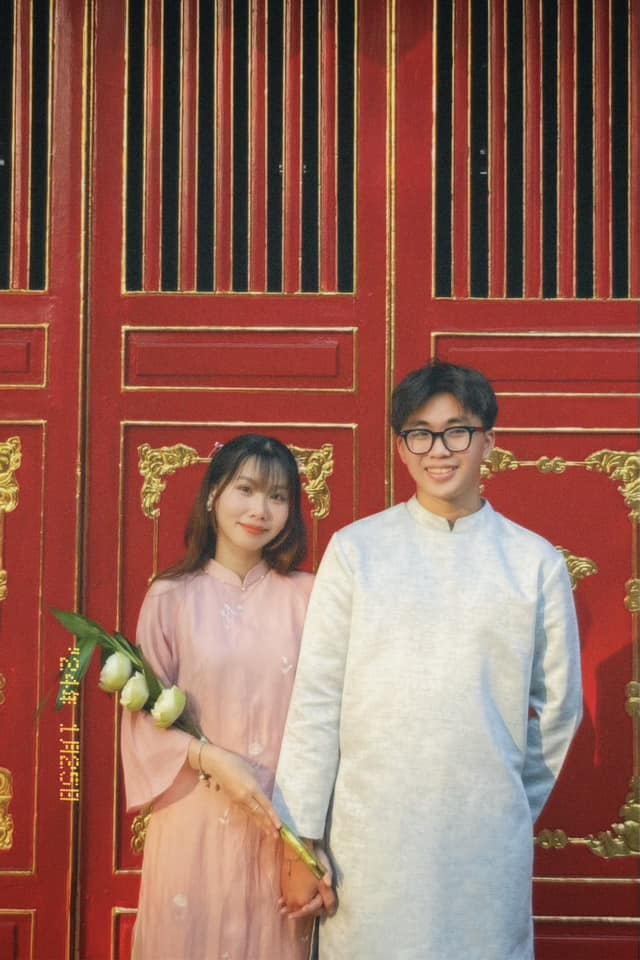
#> input picture face_detection.jpg, 640 x 960 px
$ python facedetection_sift.py
#> lines starting #> are read from the running program, lines starting #| are printed output that depends on the picture
import numpy as np
import cv2 as cv
import matplotlib.pyplot as plt

# Load images
img1 = cv.imread('face_detection.jpg', cv.IMREAD_GRAYSCALE)  # queryImage
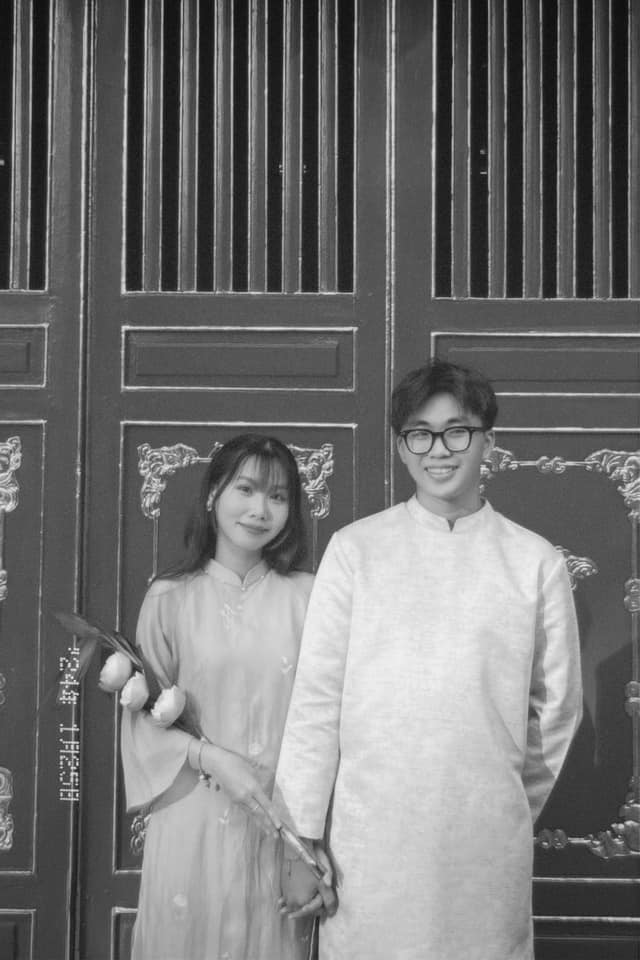
#> img1: shape (960, 640); min 8, max 243, mean 114.3
img2 = cv.imread('face.jpg', cv.IMREAD_GRAYSCALE)  # trainImage
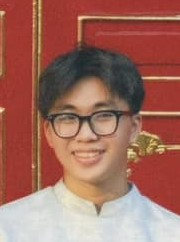
#> input picture face.jpg, 180 x 242 px
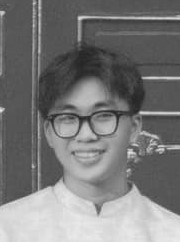
#> img2: shape (242, 180); min 34, max 234, mean 121.2

# Initiate SIFT detector
sift = cv.SIFT_create()

# Set SIFT parameters
sift.setContrastThreshold(0.03)
sift.setEdgeThreshold(5)

# Find the keypoints and descriptors with SIFT
kp1, des1 = sift.detectAndCompute(img1, None)
#> kp1 = 1405 keypoints; strongest (x, y, size): (61, 665, 2.1), (61, 779, 2.1), (77, 780, 1.9), (69, 665, 2.4)
kp2, des2 = sift.detectAndCompute(img2, None)
#> kp2 = 139 keypoints; strongest (x, y, size): (80, 18, 3.3), (141, 113, 3), (88, 94, 18.8), (130, 152, 4.1)

# FLANN parameters
FLANN_INDEX_KDTREE = 1
index_params = dict(algorithm=FLANN_INDEX_KDTREE, trees=5)
search_params = dict(checks=50)  # or pass empty dictionary

flann = cv.FlannBasedMatcher(index_params, search_params)

# Match keypoints
matches = flann.knnMatch(des1, des2, k=2)
#> matches = 1405 matches

# Ratio test as per Lowe's paper
good_matches = []
for m, n in matches:
    if m.distance < 0.1 * n.distance:
        good_matches.append(m)
#> after the loop, good_matches = 73 matches

# Extract coordinates of matched keypoints
src_pts = np.float32([kp1[m.queryIdx].pt for m in good_matches]).reshape(-1, 1, 2)
#> src_pts = 73 rows, first 8: [385.9, 482.4], [386.5, 341.5], [386.9, 329.1], [389, 505.7], [389.2, 481.8], [392.4, 323.6], [392.4, 323.6], [396.5, 502]
dst_pts = np.float32([kp2[m.trainIdx].pt for m in good_matches]).reshape(-1, 1, 2)
#> dst_pts = 73 rows, first 8: [32.89, 166.4], [33.47, 25.5], [33.91, 13.16], [36.06, 189.7], [36.29, 165.8], [39.44, 7.63], [39.44, 7.63], [43.48, 186]

# Calculate bounding box coordinates for image 1 (face_detection.jpg)
x_min, y_min = np.min(src_pts, axis=0)[0]
#> x_min = 385.9; y_min = 323.6
x_max, y_max = np.max(src_pts, axis=0)[0]
#> x_max = 519; y_max = 527.9

# Draw bounding box on the first image (face_detection.jpg)
img1_with_bb = cv.cvtColor(img1, cv.COLOR_GRAY2BGR)
cv.rectangle(img1_with_bb, (int(x_min), int(y_min)), (int(x_max), int(y_max)), (0, 255, 0), 2)
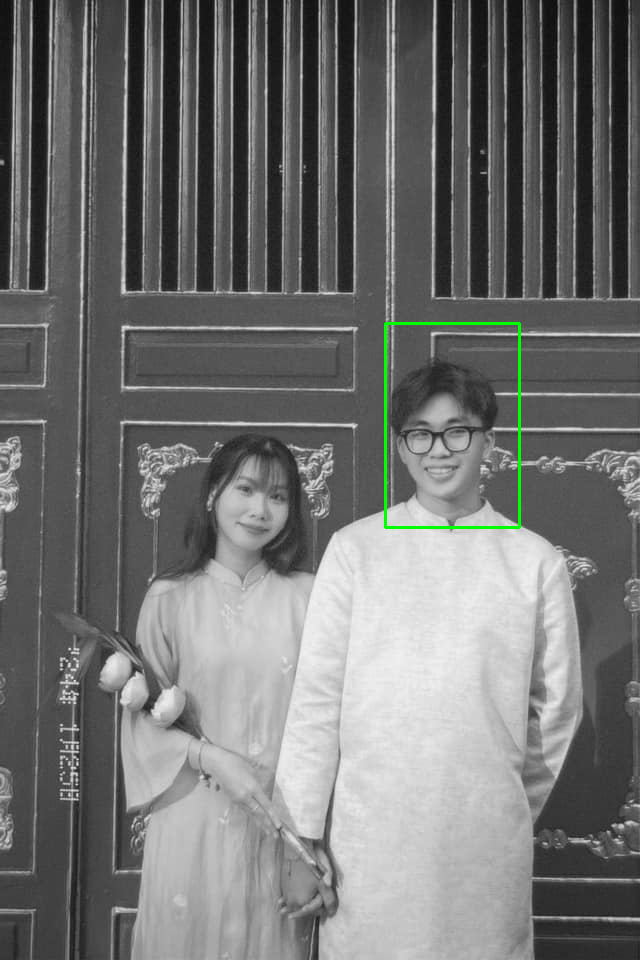
#> img1_with_bb: shape (960, 640, 3); mean B, G, R 113.9, 114.7, 113.9

# Draw keypoints on both images with specified parameters
img1_with_keypoints = cv.drawKeypoints(img1_with_bb, kp1, None, flags=cv.DRAW_MATCHES_FLAGS_DRAW_RICH_KEYPOINTS)
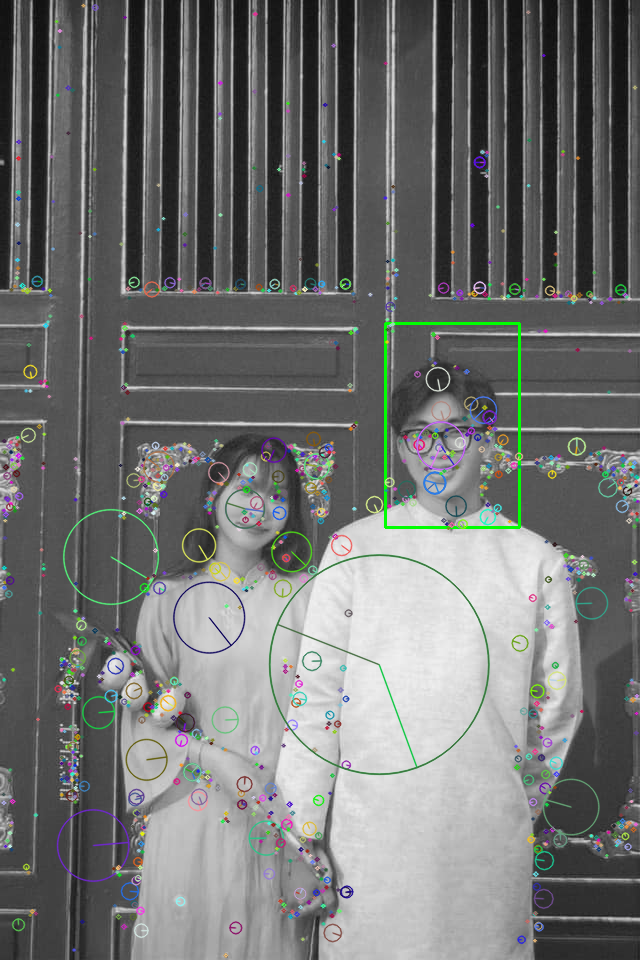
#> img1_with_keypoints: shape (960, 640, 3); mean B, G, R 113.8, 114.8, 113.5
img2_with_keypoints = cv.drawKeypoints(img2, kp2, None, flags=cv.DRAW_MATCHES_FLAGS_DRAW_RICH_KEYPOINTS)
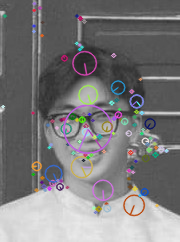
#> img2_with_keypoints: shape (242, 180, 3); mean of channels 0, 1, 2 122.4, 121.3, 122.4; drawn as B, G, R

# Display the images with bounding box and keypoints
plt.subplot(121)
plt.imshow(img1_with_keypoints)
plt.title('Image 1 with bounding box and keypoints')

plt.subplot(122)
plt.imshow(img2_with_keypoints, cmap='gray')
plt.title('Image 2 with keypoints')

plt.show()
#> figure, not shown here; B, G, R data is drawn as R, G, B
